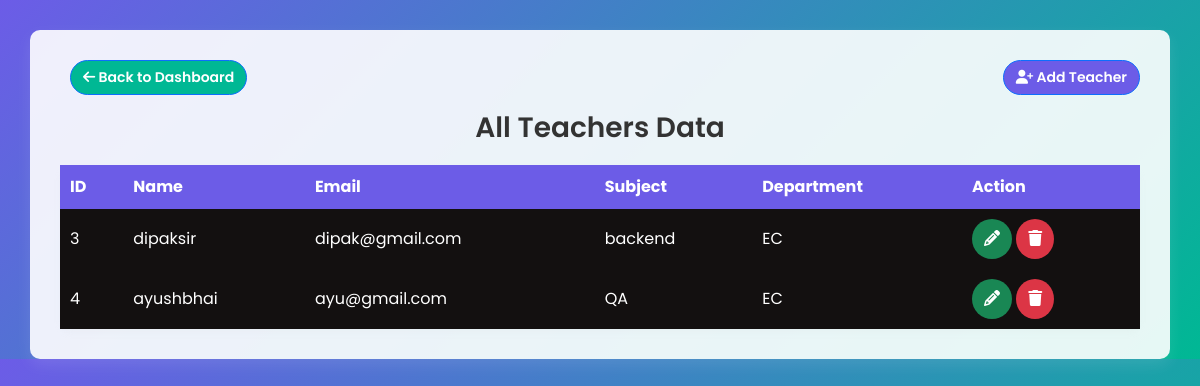
Page /update-teacher/ on the earlier database version.
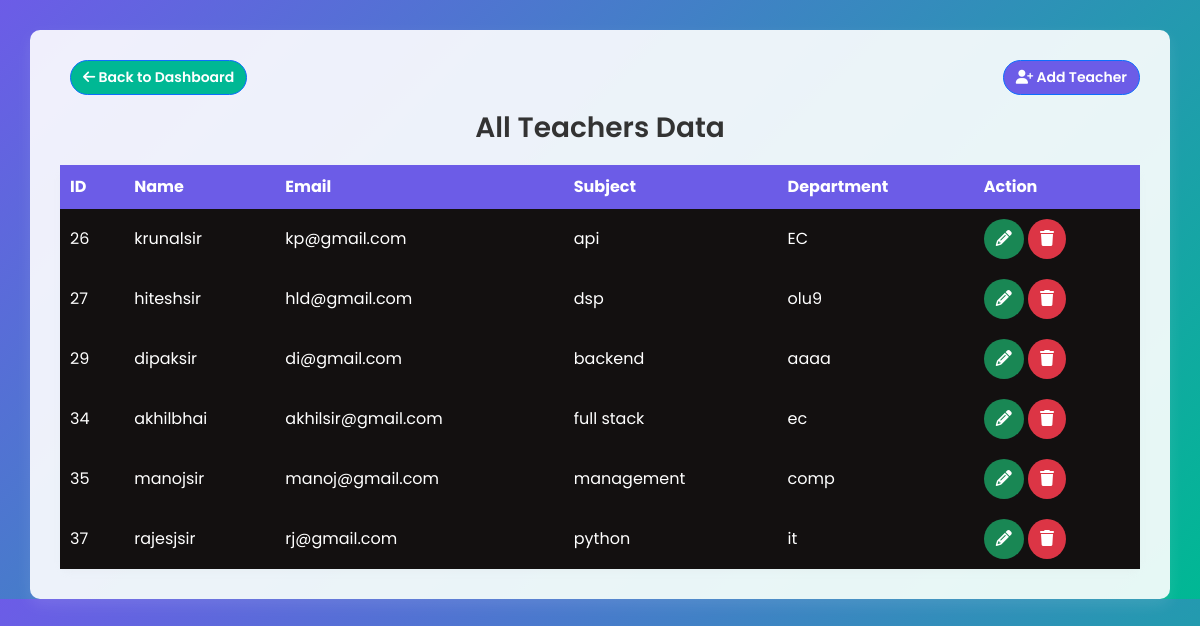
Same page on the later database version.
### insta/models.py (models this page shows)
class User(AbstractUser):
    email = models.EmailField(max_length=255, unique=True)
    date_of_birth = models.DateField(null=True, blank=True)
    joining_date = models.DateTimeField(null=True,blank=True)
    subject = models.CharField(max_length=100,null=True)
    DAY_CHOICES = (
        ('Monday', 'Monday'),
        ('Tuesday', 'Tuesday'),
        ('Wednesday', 'Wednesday'),
        ('Thursday', 'Thursday'),
        ('Friday', 'Friday'),
    )
    ROLES = (
        ("principal", 'Principal'),
        ('teacher', 'Teacher'),
        ('student', 'Student'),
    )
    department=(
        ("EC","EC"),
        ("IT","IT"),
        ("COMPUTER","COMPUTER"),
    )
    day = models.CharField(max_length=10, choices=DAY_CHOICES, null=True)
    role = models.CharField(max_length=100, choices=ROLES,default="student")
    dept=models.CharField(max_length=100,choices=department,default="EC")
    is_staff = models.BooleanField(default=True)
    is_active = models.BooleanField(default=True)
    is_superuser=models.BooleanField(default=True)
    objects = MyUserManager()
    USERNAME_FIELD = "email"
    REQUIRED_FIELDS = []

### insta/views.py (the view)
# urls.py: path('update-teacher/', views.update_field, name='update_field'),
def update_field(request):
    Teachers_all = User.objects.filter(role="teacher")
    context = {
        "teachers": Teachers_all
    }
    if Teachers_all != []:
        return render(request, 'teacherdata.html', context=context)
    else:
        context = {
            "error_message": "No Data available"
        }
        return render(request, 'teacherdata.html', context=context)

### insta/templates/teacherdata.html (shortened to what this page needs)
<!DOCTYPE html>
<html lang="en">
<head>
    <link href="https://cdn.jsdelivr.net/npm/bootstrap@5.2.3/dist/css/bootstrap.min.css" rel="stylesheet"/>
    <link rel="stylesheet" href="https://cdnjs.cloudflare.com/ajax/libs/font-awesome/6.5.1/css/all.min.css"/>
</head>
<body>
<div class="container">
    <div class="d-flex justify-content-between mb-3">
        <button type="button" class="btn btn-outline-primary back-button" onclick="window.location.href='{% url 'dashboard' %}'">
            <i class="fa fa-arrow-left"></i> Back to Dashboard
        </button>
        <button type="button" class="btn btn-primary add-teacher-btn" data-bs-toggle="modal" data-bs-target="#addTeacherModal">
            <i class="fa fa-user-plus"></i> Add Teacher
        </button>
    </div>
    <h2>All Teachers Data</h2>
    <table class="teacher-table">
        <thead>
            <tr>
                <th>ID</th>
                <th>Name</th>
                <th>Email</th>
                <th>Subject</th>
                <th>Department</th>
                <th>Action</th>
            </tr>
        </thead>
        <tbody>
            {% if teachers %}
                {% for teacher in teachers %}
                <tr>
                    <td>{{ teacher.id }}</td>
                    <td>{{ teacher.username }}</td>
                    <td>{{ teacher.email }}</td>
                    <td>{{ teacher.subject }}</td>
                    <td>{{ teacher.dept }}</td>
                    <td>
                        <button class="btn btn-success" data-bs-toggle="modal" data-bs-target="#updateTeacherModal_{{ teacher.id }}">
                            <i class="fa fa-pencil-alt"></i>
                        </button>
                        <button class="btn btn-danger" data-bs-toggle="modal" data-bs-target="#deleteTeacherModal_{{ teacher.id }}">
                            <i class="fa fa-trash"></i>
                        </button>
                    </td>
                </tr>
                {% endfor %}
            {% else %}
                <tr>
                    <td colspan="6" class="text-center">No Teachers Available</td>
                </tr>
            {% endif %}
        </tbody>
    </table>
</div>
</body>
</html>

Differences in the rows shown:
removed User: id "3", username "dipaksir", email "dipak@gmail.com", subject "backend", dept "EC"
removed User: id "4", username "ayushbhai", email "ayu@gmail.com", subject "QA", dept "EC"
added User: id "26", username "krunalsir", email "kp@gmail.com", subject "api", dept "EC"
added User: id "27", username "hiteshsir", email "hld@gmail.com", subject "dsp", dept "olu9"
added User: id "29", username "dipaksir", email "di@gmail.com", subject "backend", dept "aaaa"
added User: id "34", username "akhilbhai", email "akhilsir@gmail.com", subject "full stack", dept "ec"
added User: id "35", username "manojsir", email "manoj@gmail.com", subject "management", dept "comp"
added User: id "37", username "rajesjsir", email "rj@gmail.com", subject "python", dept "it"
